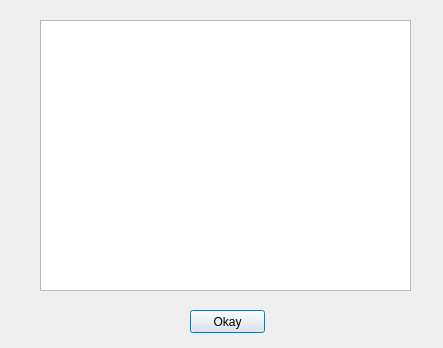
<?xml version="1.0" encoding="UTF-8"?>
<ui version="4.0">
 <class>DialogLetterOfAcceptance</class>
 <widget class="QDialog" name="DialogLetterOfAcceptance">
  <property name="geometry">
   <rect>
    <x>0</x>
    <y>0</y>
    <width>443</width>
    <height>348</height>
   </rect>
  </property>
  <property name="windowTitle">
   <string>Letter of Acceptance</string>
  </property>
  <widget class="QTextBrowser" name="textBrowserLetterOfAcceptance">
   <property name="geometry">
    <rect>
     <x>40</x>
     <y>20</y>
     <width>371</width>
     <height>271</height>
    </rect>
   </property>
  </widget>
  <widget class="QPushButton" name="pushButtonOkay">
   <property name="geometry">
    <rect>
     <x>190</x>
     <y>310</y>
     <width>75</width>
     <height>23</height>
    </rect>
   </property>
   <property name="text">
    <string>Okay</string>
   </property>
  </widget>
 </widget>
 <resources/>
 <connections/>
</ui>
